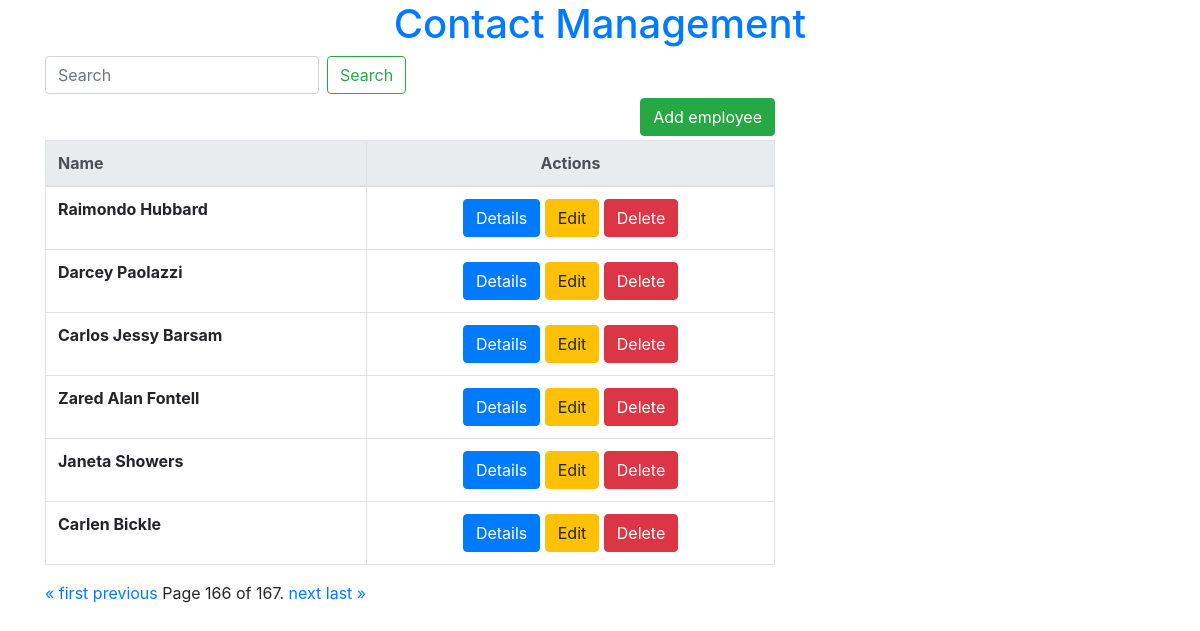
Screenshot of /?page=166 with the database file from the repository.
### contact_app/models.py (models this page shows, shortened)
class Contact(models.Model):
    Contact_id = models.AutoField(primary_key=True)
    Fname = models.CharField(max_length=50)
    Mname = models.CharField(max_length=50,blank=True)
    Lname = models.CharField(max_length=50)

### contact_app/views.py (the view)
# urls.py: path('', views.home, name='home'),
def home(request):
    contact_list = Contact.objects.all()
    paginator = Paginator(contact_list, 6)
    page_number = request.GET.get('page')
    page_obj = paginator.get_page(page_number)
    return render(request, 'home.html', {'page_obj': page_obj})

### contact_app/templates/home.html (shortened to what this page needs)
{% extends 'base.html' %}
{% block content %}
<div class="row h-100">
    <div class="col-sm-8">
        <form class="form-inline my-2 my-lg-0" action="{% url 'search' %}">
            <input class="form-control mr-sm-2"
                   type="search"
                   placeholder="Search"
                   aria-label="Search"
                   name ="search"
            >
            <button class="btn btn-outline-success my-2 my-sm-0" type="submit">Search</button>
        </form>
        <p>
            <a class="btn btn-success float-right my-lg-1" href="{%  url 'add_new_count' %}">Add employee</a>
        </p>
        <div class="table-responsive-sm">
            {% if page_obj %}
            <table class="table table-bordered">
                <thead class="thead-light">
                <tr>
                    <th>Name</th>
                    <th class="text-center">Actions</th>
                </tr>
                </thead>
                <tbody>
                {% for c in page_obj%}
                <tr>
                    <th scope="row">
                        {{c.Fname}}  {{c.Mname}} {{c.Lname}}
                    <td class="text-center">
                        <a class="btn btn-primary" href="{%  url 'contact_detail' pk=c.pk %}">Details</a>
                        <a class="btn btn-warning" href="{%  url 'edit_contact' pk=c.pk %}">Edit</a>
                        <a class="btn btn-danger" href="{%  url 'delete_contact' pk=c.pk %}" ,method="POST">Delete</a>
                    </td>
                </tr>
                {% endfor %}
                </tbody>
            </table>
            <div class="pagination">
    <span class="step-links">
        {% if page_obj.has_previous %}
            <a href="?page=1">&laquo; first</a>
            <a href="?page={{ page_obj.previous_page_number }}">previous</a>
        {% endif %}
        <span class="current">
            Page {{ page_obj.number }} of {{ page_obj.paginator.num_pages }}.
        </span>
        {% if page_obj.has_next %}
            <a href="?page={{ page_obj.next_page_number }}">next</a>
            <a href="?page={{ page_obj.paginator.num_pages }}">last &raquo;</a>
        {% endif %}
    </span>
</div>
            {% else %}
            <p>There is no contacts available.</p>
            {% endif %}
        </div>
    </div>
</div>
{% endblock %}

### rows the page displays
Contact: Fname "Raimondo", Lname "Hubbard"
Contact: Fname "Darcey", Lname "Paolazzi"
Contact: Fname "Carlos", Mname "Jessy", Lname "Barsam"
Contact: Fname "Zared", Mname "Alan", Lname "Fontell"
Contact: Fname "Janeta", Lname "Showers"
Contact: Fname "Carlen", Lname "Bickle"

### other values shown
{{ page_obj.number }} "166"
{{ page_obj.paginator.num_pages }} "167"
